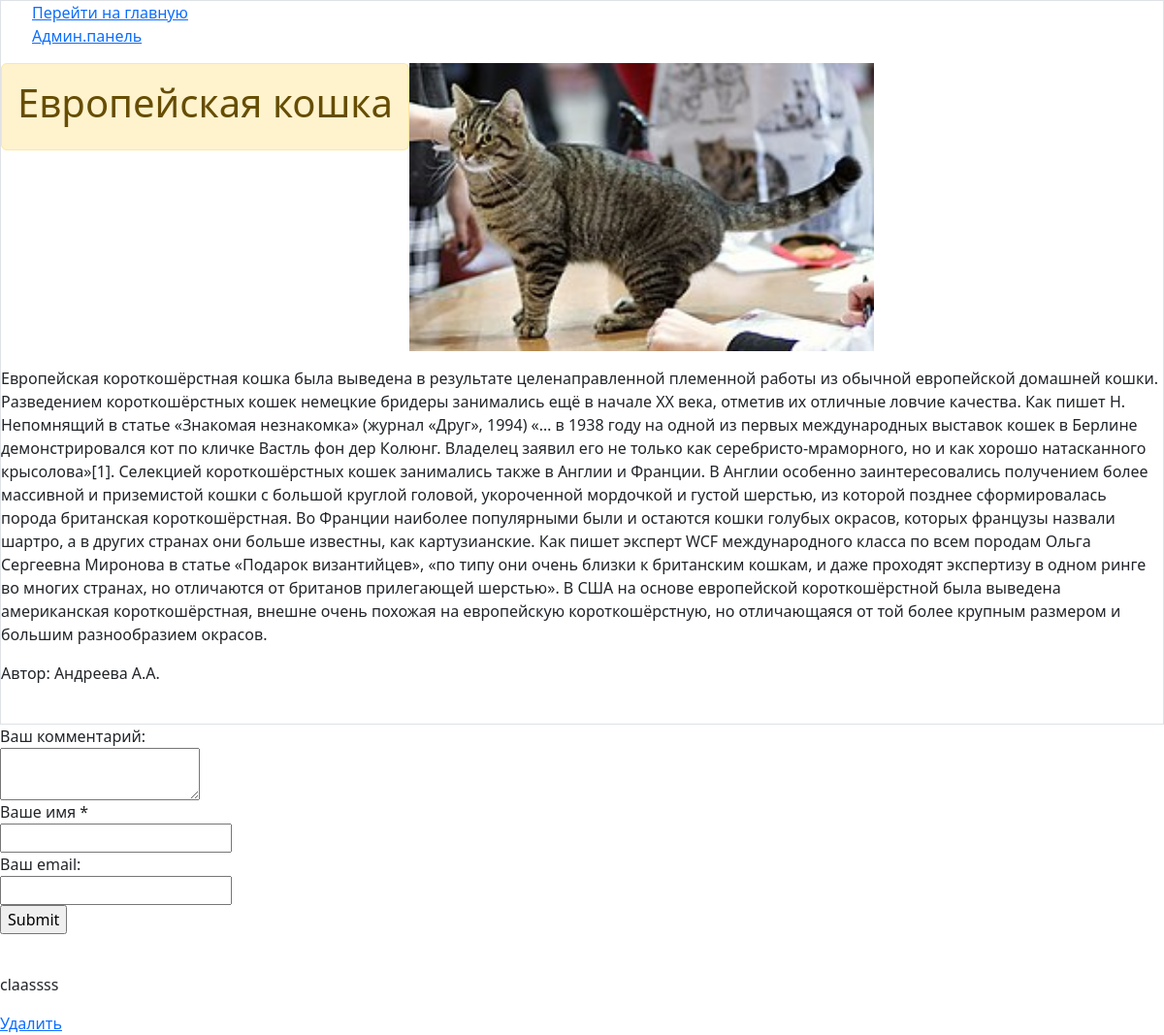
/index/2/, run on the app's committed database.
### blog/models.py (models this page shows, shortened)
class Post(models.Model):
   title = models.CharField('Заголовок записи',max_length=50)
   discriptions = models.TextField('Текст записи')
   date = models.DateField(auto_now_add=True)
   author = models.CharField(blank=True,max_length=100)
   image = models.ImageField('Фото',upload_to='images/%Y', blank=True)
   class Meta:
       verbose_name = 'Запись'
       verbose_name_plural = 'Записи'

class Comments(models.Model):#коментарии
   post=models.ForeignKey(Post, on_delete=models.CASCADE)
   email = models.EmailField()
   name = models.CharField('Имя',max_length=50)
   text_comments = models.TextField('Текст комментария',max_length=500)
   class Meta:
      verbose_name = 'комментарий'
      verbose_name_plural = 'комментарии'

### blog/views.py (the view)
# urls.py: path('index/<int:pk>/', PostDetail.as_view()),
class PostDetail(View):
    def get(self, request, pk):
        comments = Comments.objects.all()
        post = Post.objects.get(id=pk)
        return render(request, 'blog/blog_detail.html', {'post': post, 'comments': comments})

### blog/templates/blog/blog_detail.html (shortened to what this page needs)
{% load static %}
<html xmlns="http://www.w3.org/1999/html">
<head>
	<link rel="stylesheet" href="https://cdn.jsdelivr.net/npm/bootstrap@5.3.0-alpha3/dist/css/bootstrap.min.css">
    <link rel="stylesheet" href="{% static '/blog/css/style.css' %}" type="text/css" media="all" />
</head>
<body>
<div>
<div>
<div class="shell">
	<div class="border">
		<div id="navigation">
			<ul>
				<a href="/">Перейти на главную</a>
				<br>
				<a href="/admin"> Админ.панель</a>
			</ul>
		</div>
		<div id="main">
			<div id="content" class="left">
				<div class="alert  alert-warning">
					<h1>{{ post.title }}</h1>
				</div>
				<p><img class="img-article-center-thumb" src="{{ post.image.url }}" width="40%"></p>
				<div class="">{{ post.discriptions|linebreaks }}</div>
					<p>Автор: {{ post.author }}</p>
				<div class="cl">&nbsp;
				 </div>
			</div>
		</div>
			</div>
				<div>
					<form action="{% url 'add_comments' post.id %}" method="post">
					<div>
						 <label> Ваш  комментарий: </label><br>
					   <textarea name="text_comments"></textarea>
					 </div>
						 <div>
						  <label>Ваше имя * </label>
							 <br>
						  <input type="text" name="name">
						</div>
						<div>
						<label>Ваш  email:  </label><br>
						<input type="email" name="email">
						</div>
						<input type="submit">
					</form>
				</div>
			<div class="cl">&nbsp;</div>
		</div>
</div>
</div>
 {% for i in comments %}
 <p>{{ i.text_comments }}</p>
 <a href="{% url 'delete' i.id %}">Удалить </a>
 {% endfor %}
</body>
</html>

### blog/static/blog/css/style.css (style rules this page uses)
.alert-warning { float: left; clear:both; wight:400px; marning:20px; text-align:center; }

### data on the page
Post: title "Европейская кошка", image (picture), discriptions "Европейская короткошёрстная кошка была выведена в результате целенаправленной племенной работы из обычной европейской домашней кошки. Разведением короткошёрстных кошек немецкие бридеры занимались ещё в начале XX века, отметив их отличные ловчие качества. Как пишет Н. Непомнящий в статье «Знакомая незнакомка» (журнал «Друг», 1994) «… в 1938 году на одной из первых международных выставок кошек в Берлине демонстрировался кот по кличке Вастль фон дер Колюнг. Владелец заявил его не только как серебристо-мраморного, но и как хорошо натасканного крысолова»[1]. Селекцией короткошёрстных кошек занимались также в Англии и Франции. В Англии особенно заинтересовались получением более массивной и…", author "Андреева А.A."
Comments: text_comments "claassss"
